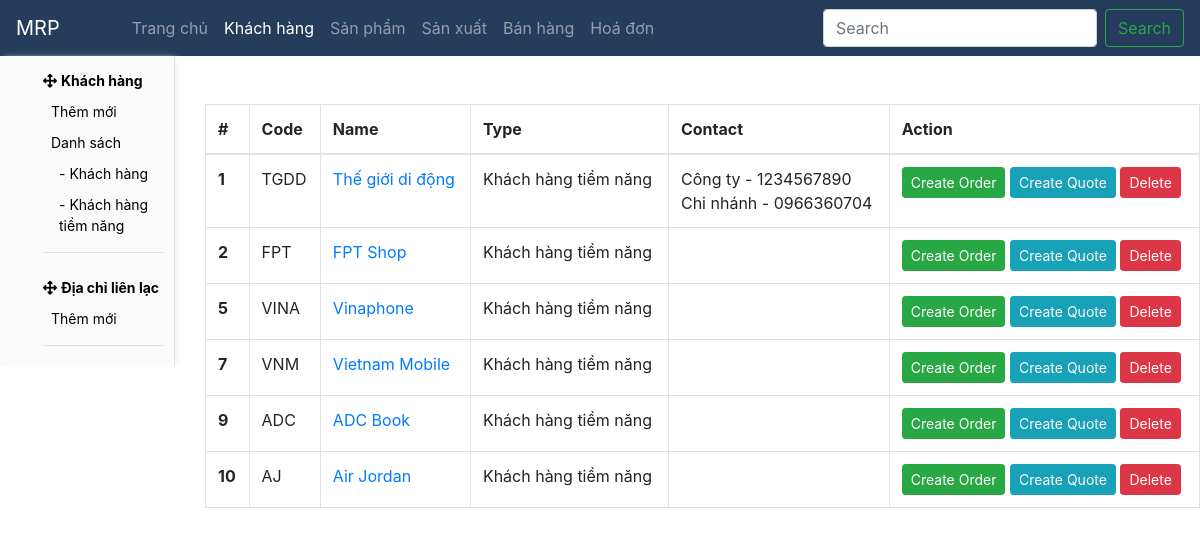
Page /customer/customer_potential_list on the committed database.
### core/models.py (models this page shows, shortened)
class Customer(models.Model):
    name = models.CharField(max_length=50)
    code = models.CharField(max_length=5, blank=True, null=True, unique=True)
    logo = models.ImageField(upload_to='company_logo/', blank=True, null=True, default='company_logo/default.jpg')
    type = models.CharField(max_length=50, choices=CUSTOMER_TYPE, default='Khách hàng')
    zip_code = models.CharField(max_length=50, blank=True, null=True)
    size = models.CharField(max_length=50, choices=COMPANY_SIZE, blank=True, null=True)
    status = models.CharField(max_length=50, choices=CUSTOMER_STATUS, default='Active')
    note = models.TextField(max_length=1000, blank=True, null=True)

class CustomerContact(models.Model):
    label = models.CharField(max_length=50)
    address = models.CharField(max_length=50)
    phone = models.CharField(max_length=50)
    customer = models.ForeignKey(Customer, on_delete=models.CASCADE, related_name='customer_contact')

### core/views.py (the view)
# urls.py: path('customer/customer_potential_list', customer_potential_list, name='customer_potential_list'),
def customer_potential_list(request):
    return render(request, 'customer/customer_potential_list.html', {'customers': Customer.objects.filter(type='Khách hàng tiềm năng'), })

### core/templates/customer/customer_potential_list.html (shortened to what this page needs)
{% extends "base.html" %}
{% block sidebar %}
  {% include "sidebar/customer.html" %}
{% endblock sidebar %}
{% block content %}
  <table class="table table-bordered mt-5">
    <thead>
      <tr>
        <th scope="col">#</th>
        <th scope="col">Code</th>
        <th scope="col">Name</th>
        <th scope="col">Type</th>
        <th scope="col">Contact</th>
        <th scope="col">Action</th>
      </tr>
    </thead>
    <tbody>
      {% for customer in customers %}
        <tr>
          <th scope="row">{{ customer.id }}</th>
          <td>{{ customer.code }}</td>
          <td><a href="{% url 'customer_detail' customer.id %}">{{ customer.name }}</a></td>
          <td>{{ customer.type }}</td>
          <td>{% for contact in customer.customer_contact.all %}<div>{{ contact.label }} - {{ contact.phone }}</div>{% endfor %}</td>
          <td>
            <a href="{% url 'order_add' customer.id %}" class="btn btn-sm btn-success">Create Order</a>
            <a href="#" class="btn btn-sm btn-info">Create Quote</a>
            <a class="btn btn-sm btn-danger" onclick="confirm('delete?')?window.location.href='{% url 'customer_delete' customer.id %}':">Delete</a>
          </td>
        </tr>
      {% endfor %}
    </tbody>
  </table>
{% endblock content %}

### rows in the picture
Customer: id "1", code "TGDD", name "Thế giới di động", type "Khách hàng tiềm năng"
CustomerContact: label "Công ty", phone "1234567890"
CustomerContact: label "Chi nhánh", phone "0966360704"
Customer: id "2", code "FPT", name "FPT Shop", type "Khách hàng tiềm năng"
Customer: id "5", code "VINA", name "Vinaphone", type "Khách hàng tiềm năng"
Customer: id "7", code "VNM", name "Vietnam Mobile", type "Khách hàng tiềm năng"
Customer: id "9", code "ADC", name "ADC Book", type "Khách hàng tiềm năng"
Customer: id "10", code "AJ", name "Air Jordan", type "Khách hàng tiềm năng"
